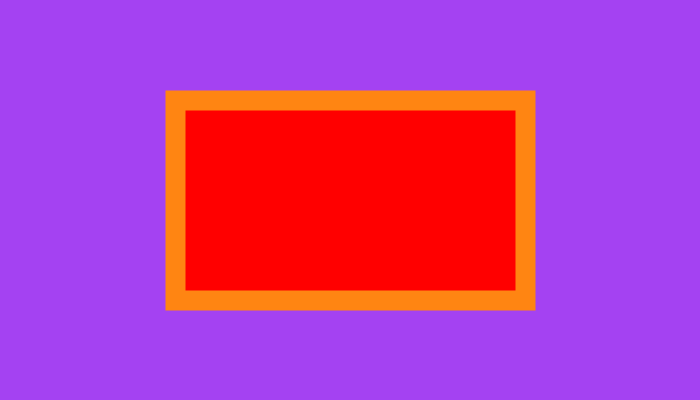
Frame 1 (no input)
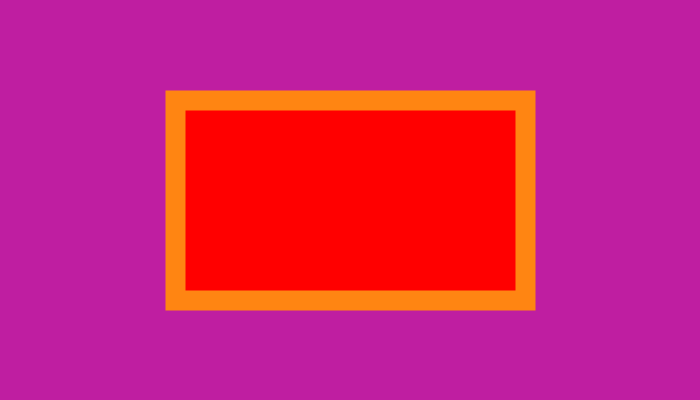
Frame 60 (the mouse pressed at the canvas centre just before this capture)
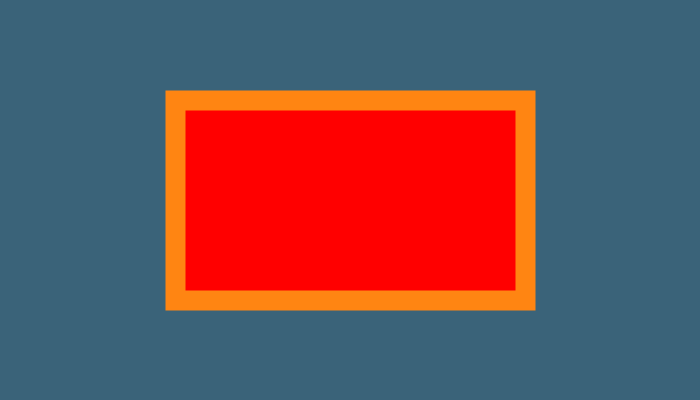
Frame 120 (the mouse held since frame 60 and released just before this capture)

The Processing sketch that drew these frames (run headless with seeded random() and noise(); from frame 60 on, the mouse is pressed at the canvas centre):

// Processing sketch: Hello_World
// ── Hello_World.pde
//Global Variables
int appWidth, appHeight;
float centerX, centerY, xStart, yStart, widthRect, heightRect;
color blackNightMode=#000000, orange=#FF8512, white=#FFFFFF, red=#FF0000; //Hexidecimal
float thin, normal, thick;
//
void setup() {
  //Declaring Display Geometry: landscape, square, portrait
  size(700, 400); //Able to deploy with fullScreen();
  //fullScreen();
  appWidth = width;
  appHeight = height;
  //Concatenation: , or + (i.e space)
  println("\t\t\tWidth="+width, "\tHeight="+height);
  println("Display Monitor:", "\twidth:"+displayWidth, "\theight:"+displayHeight);
  //
  String ls="Landscape or Square", p="portrait", DO="Display Orientation", instruct="Bru, turn your phun";
  //
  if ( appWidth < appHeight ) { //Declaring Landscape & square
    println(instruct);
  } else {
    println("Display: Good to Go");
    if ( appWidth > displayWidth ) { //Fitting CANVAS into Monitor Display
      appWidth=0;
      appHeight=0;
      println("STOP, is broken");
    } else {
      //Empty ELSE
    }
  }
  //Population
  centerX = appWidth * 1/2;
  centerY = height * 1/2;
  xStart = centerX - ( appWidth * 1/4 );
  yStart  = centerY - ( height * 1/4 );
  widthRect = appWidth * 1/2;
  heightRect = height * 1/2;
  thin = appWidth / appWidth; //1
  normal = appWidth * 1/70;
  thick = appWidth * 1/35;
} //End setup
//
void draw() {
  // New Background Function "covers" old grey scale background
  // Night Mode means background cannot have blue // change randome for night mode, hard code "0"
  background(100); //grey scale (0-255) & Blue Issue for night mode
  //
  //Casting reminder
  background( color( random(0 , 255), random(0 , 255), random(0 , 255) ) ); // Color without blue
  //
  //background( blackNightMode );
  strokeWeight( thick );
  stroke( orange );
  fill(red);
  rect(xStart, yStart, widthRect, heightRect);
  fill(white); //default reset
  stroke( blackNightMode ); //default reset
  strokeWeight(1); //default reset
} //End draw
//
void keyPressed() {
} //End keyPressed
//
void mousePressed() {
} //End mousePressed
//
// End Main Program
